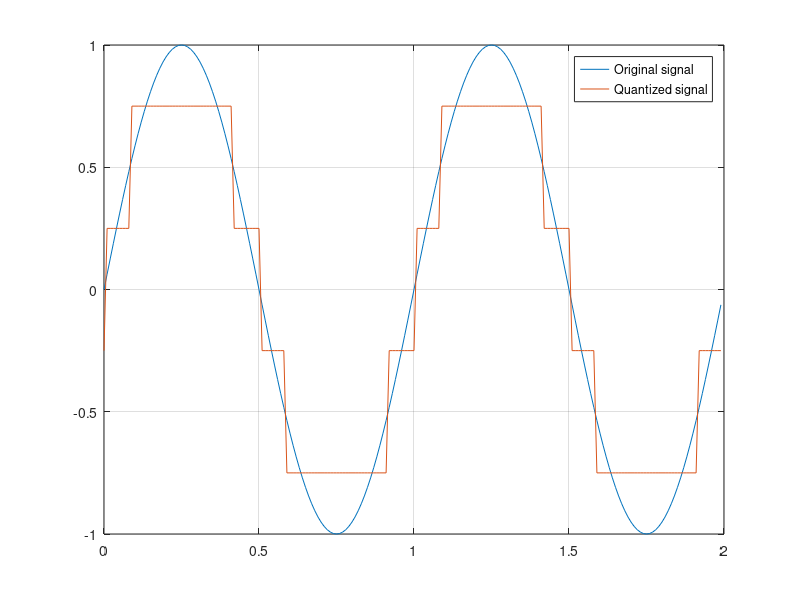

MATLAB code for this plot: (Note: this script raises an error after producing the figure.)
% II- Quantizacao da Amplitude dos Sinais
%%Exercicio 1
Ta = 0.01;
t = (0 : Ta : 2-Ta)';
sig = sin(2*pi*t);
nbit = 2;
Npal = 2^nbit;
Delta = 2/Npal;
partition = [-1+2*Delta/2 : Delta : 1-Delta/2];
codebook = [-1+Delta/2 : Delta : 1-Delta/2];
[index,quants] = quantiz(sig,partition,codebook);

figure(1);
plot(t,sig,t,quants);
legend("Original signal", "Quantized signal");
grid;
%%Exercicio 2
figure(2);
[X,fx] = Espetro(sig,Ta);
legend("Sinal original")

figure(3);
[x,fx] = Espetro(quants,Ta);
legend("Sinal quantizado");

%%Exercicio 3
figure(4);
ReconstroiSinal(sig,Ta);
legend("Sinal Original");

figure(5);
ReconstroiSinal(quants,Ta);
legend("Sinal Quantizado");
